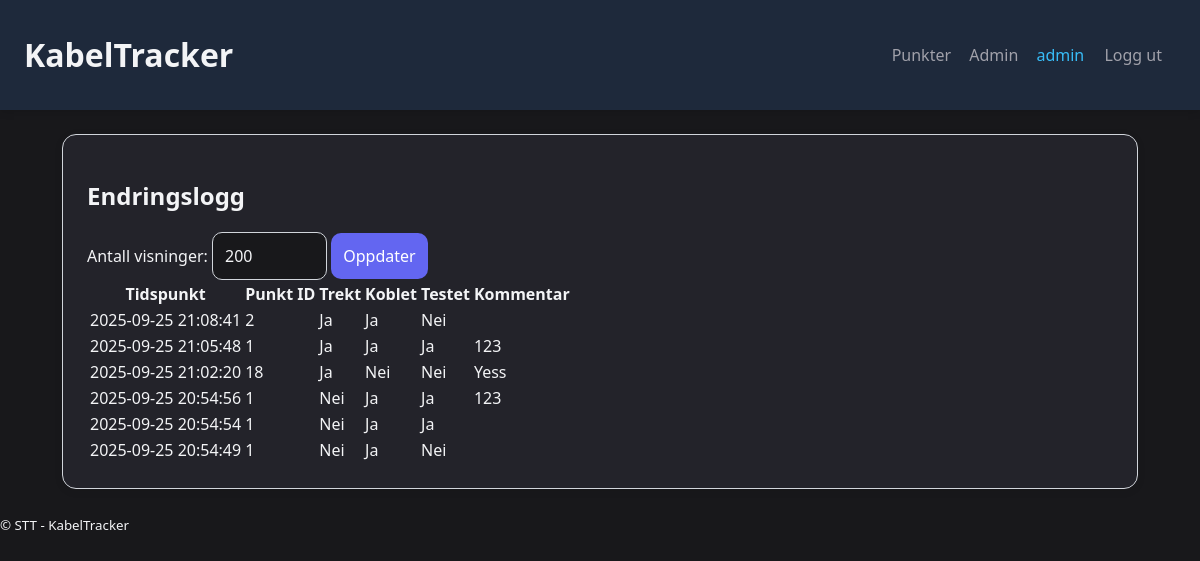
The page /admin/log (signed in) on the database as committed earlier.
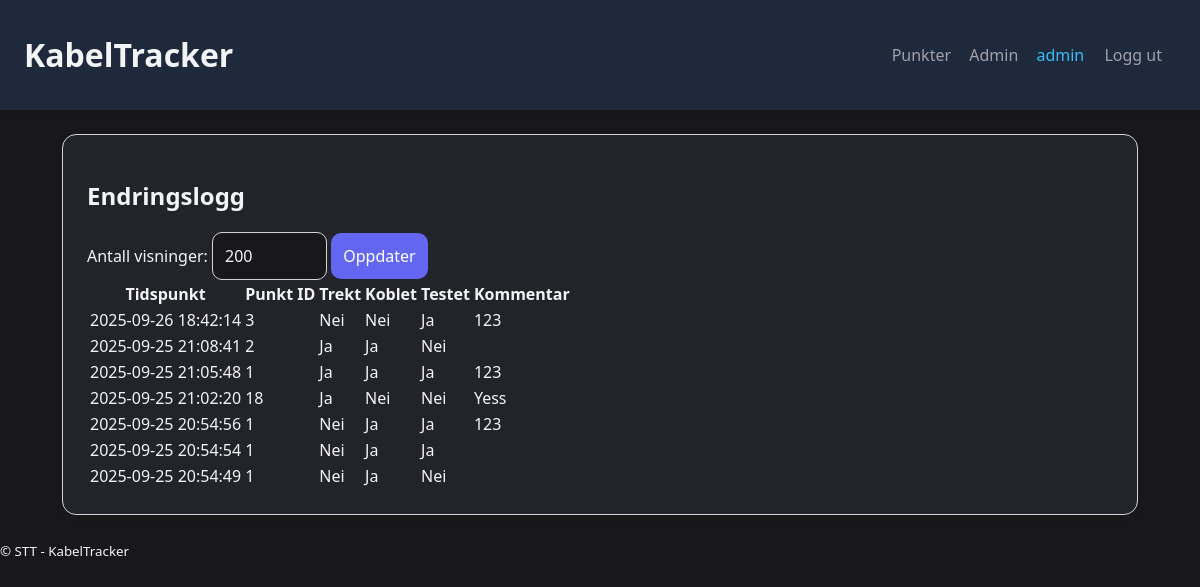
The same page on the database as committed later.
### models.py (models this page shows)
class EntryLog(Base):
    __tablename__ = "entry_logs"
    id = Column(Integer, primary_key=True)
    entry_id = Column(Integer, ForeignKey("entries.id"))
    timestamp = Column(DateTime, default=dt.datetime.utcnow)
    trekt = Column(Boolean)
    koblet = Column(Boolean)
    testet = Column(Boolean)
    comment = Column(Text)

### app.py (the view)
    @app.get("/admin/log")
    @admin_required
    def admin_log():
        db: Session = g.db
        logs = db.query(EntryLog).order_by(EntryLog.timestamp.desc()).limit(200).all()
        return render_template("admin_log.html", logs=logs, limit=200)

### templates/admin_log.html
{% extends "base.html" %}
{% block content %}
<section class="card">
  <h2>Endringslogg</h2>
  <form method="get" action="/admin/log">
    <label>Antall visninger: <input type="number" name="limit" value="{{limit}}" min="1" max="500"></label>
    <button type="submit">Oppdater</button>
  </form>
  <table>
    <tr>
      <th>Tidspunkt</th><th>Punkt ID</th><th>Trekt</th><th>Koblet</th><th>Testet</th><th>Kommentar</th>
    </tr>
    {% for log in logs %}
    <tr>
      <td>{{log.timestamp.strftime('%Y-%m-%d %H:%M:%S')}}</td>
      <td>{{log.entry_id}}</td>
      <td>{{'Ja' if log.trekt else 'Nei'}}</td>
      <td>{{'Ja' if log.koblet else 'Nei'}}</td>
      <td>{{'Ja' if log.testet else 'Nei'}}</td>
      <td>{{log.comment}}</td>
    </tr>
    {% endfor %}
  </table>
</section>
{% endblock %}

### templates/base.html (shortened to what this page needs)
<!doctype html>
<html lang="no">
<head>
  <link rel="stylesheet" href="/static/style.css">
</head>
<body>
<header>
  <h1>
    {% if user %}
      <a href="/entries">KabelTracker</a>
    {% else %}
      <a href="/login">KabelTracker</a>
    {% endif %}
  </h1>
  <nav>
    {% if user %}
      <a href="/entries">Punkter</a>
    {% else %}
      <a href="/login">Punkter</a>
    {% endif %}
    <a href="/admin">Admin</a>
    {% if user %}
      <span style="margin-right:16px; color:#38bdf8; font-weight:500;">{{user['username']}}</span>
      <a href="/logout">Logg ut</a>
    {% else %}
      <a href="/login">Logg inn</a>
    {% endif %}
  </nav>
</header>
<main>
  {% block content %}{% endblock %}
</main>
<footer>
  <small>© STT - KabelTracker</small>
</footer>
</body>
</html>

### static/style.css (style rules this page uses)
:root { --pad: 12px; --gap: 10px; --border: #d1d5db; --bg: #18181b; --card: #23232a; --primary: #6366f1; --accent: #06b6d4; --error: #ef4444; --text: #f3f4f6; --muted: #a1a1aa; }
* { box-sizing: border-box; font-family: system-ui, -apple-system, Segoe UI, Roboto, sans-serif; }
body { margin: 0; background: var(--bg); color: var(--text); }
header { display: flex; gap: 10px; align-items: center; justify-content: space-between; padding: var(--pad) calc(var(--pad)*2); background: #1e293b; color: var(--text); position: sticky; top: 0; z-index: 100; box-shadow: 0 2px 8px rgba(0,0,0,0.12); }
header a { color: var(--muted); text-decoration: none; margin-right: 14px; transition: color 0.2s; }
header h1 a { color: var(--text); }
main { padding: calc(var(--pad)*2) var(--pad); max-width: 1100px; margin: 0 auto; }
.card { background: var(--card); border: 1px solid var(--border); border-radius: 14px; padding: calc(var(--pad)*2); box-shadow: 0 2px 8px rgba(0,0,0,0.08); z-index: 1; position: relative; }
input, select, button, textarea { padding: 12px 12px; border: 1px solid var(--border); border-radius: 10px; font-size: 16px; background: #18181b; color: var(--text); }
button { cursor: pointer; background: var(--primary); color: #fff; border: none; transition: background 0.2s; }

Rows that differ between the two databases and show on the page:
added EntryLog: timestamp "2025-09-26 18:42:14", entry_id "3", trekt "Nei", koblet "Nei", testet "Ja", comment "123"
